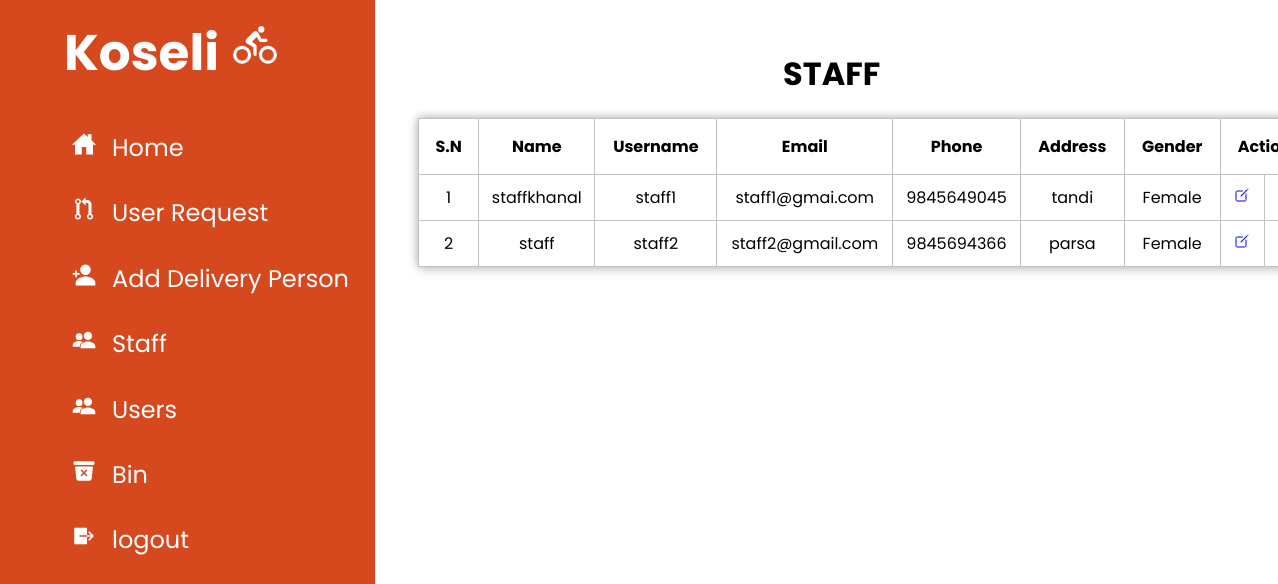
The app's page /admin/?r=staff (signed in) with its own data.
### tables this page shows
CREATE TABLE `staff` (
  `id` int(11) NOT NULL,
  `name` varchar(20) NOT NULL,
  `username` varchar(20) NOT NULL,
  `password` varchar(100) NOT NULL,
  `email` varchar(20) NOT NULL,
  `phone` varchar(10) NOT NULL,
  `address` varchar(25) NOT NULL,
  `gender` varchar(6) NOT NULL
);

### admin/controller/staffcontroller.php (called while the page is built)
<?php
include 'view/navbar.php';
include 'view/staff.php';
include 'view/footer.php';
?>

### admin/model/dbmodel.php (called while the page is built, shortened)
<?php
function db_connect() {
    $db['host'] = "localhost";
    $db['username'] = "root";
    $db['password'] = "";
    $db['db_name'] = "koseli";
    $conn = new mysqli($db['host'], $db['username'], $db['password'], $db['db_name']);
    return $conn;
}
function view_staff()
{
$conn = db_connect();
$sql = "SELECT * from staff";
$result = $conn->query($sql);
if($result)
{
    return $result;
}
else
{
    return false;
}
}
?>

### admin/view/staff.php (the view, shortened to what this page needs)
<?php
    include 'model/dbmodel.php';
    ?>
<!DOCTYPE html>
<html lang="en">
<head>
</head>
<body>
    <div class="user">
    <h1>STAFF</h1>
</div>
    <div class="box">
    <?php
    $users = view_staff();
if($users)
$i=0;
echo"
<table border=1 style=text-align:center>
   <tr>
        <th> S.N</th>
        <th> Name</th>
        <th> Username</th>
        <th> Email</th>
        <th>Phone</th>
        <th> Address</th>
        <th> Gender</th>
        <th colspan=2> Action</th>
</tr>";
while ($row = $users->fetch_assoc()) {
    $i++;
    echo"
    <tr>
        <td>".$i."</td>
        <td>". $row["name"] ."</td>
        <td>". $row["username"] ."</td>
        <td>". $row["email"] ."</td>
        <td>". $row["phone"] ."</td>
        <td>". $row["address"] ."</td>
        <td>". $row["gender"] ."</td>
        <td>  <a href=". $base_url."?r=editstaff&id=".$row["id"]."><ion-icon name='create-outline'></ion-icon></a> </td>
        <td>  <a href=". $base_url."?r=deletestaff&id=".$row["id"]."><ion-icon name='trash-outline'></ion-icon></a> </td>
</tr>";
}
echo "</table>";
?>
</div>
</body>
</html>

### admin/resources/style.css (style rules this page uses)
:root { --main-color: #d6491e; --color-dark: #1d2231; --text-color: #d6491e; }
* { margin: 0; box-sizing: border-box; list-style-type: none; text-decoration: none; font-family: 'Poppins', sans-serif; }

### admin/view/staff.php (style rules this page uses)
body { margin: 50px; position: relative; left: 23rem; width: 45%; }
table { width: 155%; border-collapse: collapse; border: 1px solid #bdc3c7; box-shadow: 2px 2px 12px rgba(0, 0, 0, 0.2), -1px -1px 8px rgba(0, 0, 0, 0.2); }
th { padding:15px; }
td { padding: 10px; }
.user { position: relative; left: 60%; margin: 20px; }
tr { transition: all .2s ease-in; cursor: pointer; }

### records on screen
staff: name "staffkhanal", username "staff1", email "staff1@gmai.com", phone "9845649045", address "tandi", gender "Female"
staff: name "staff", username "staff2", email "staff2@gmail.com", phone "9845694366", address "parsa", gender "Female"
